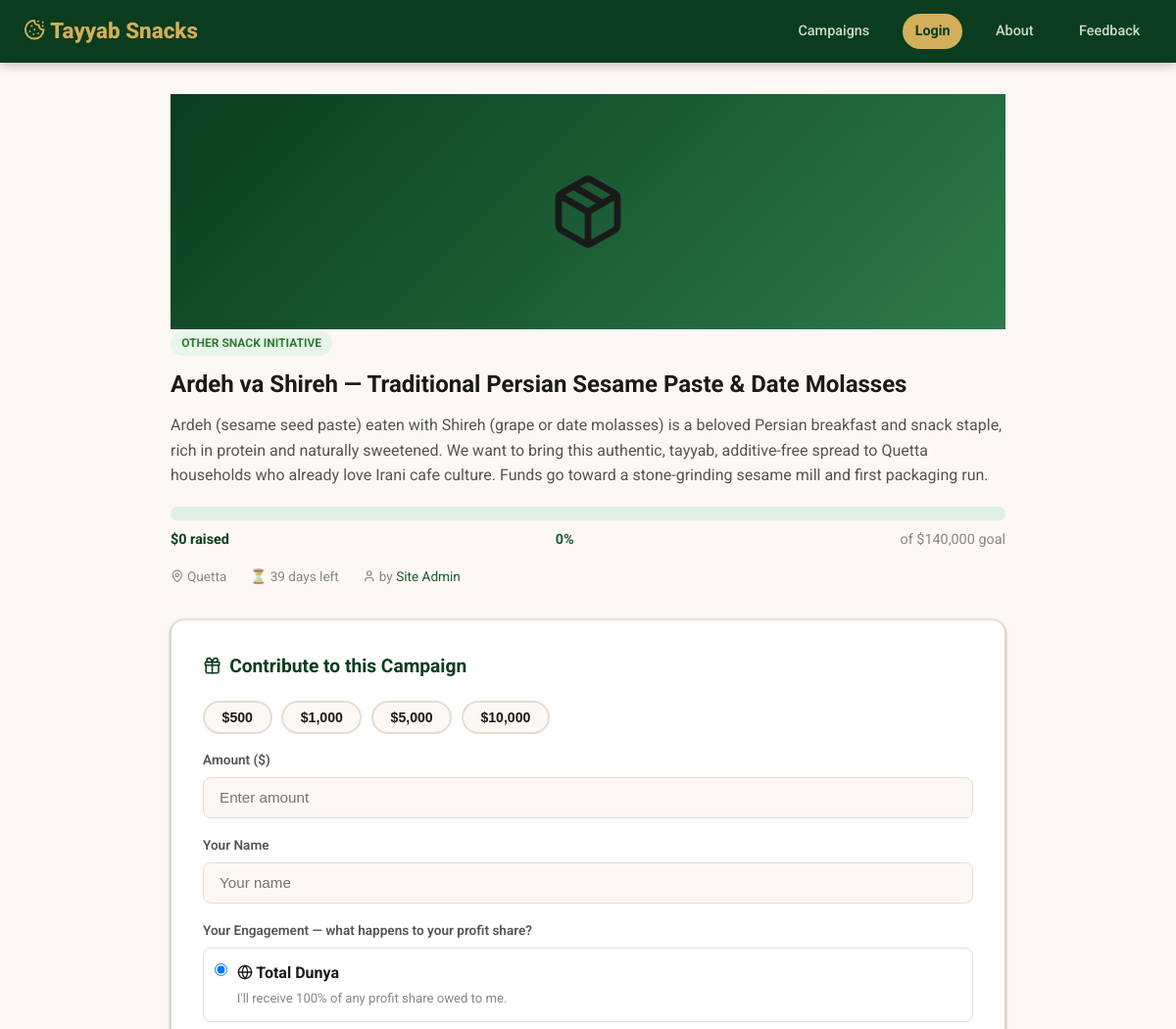
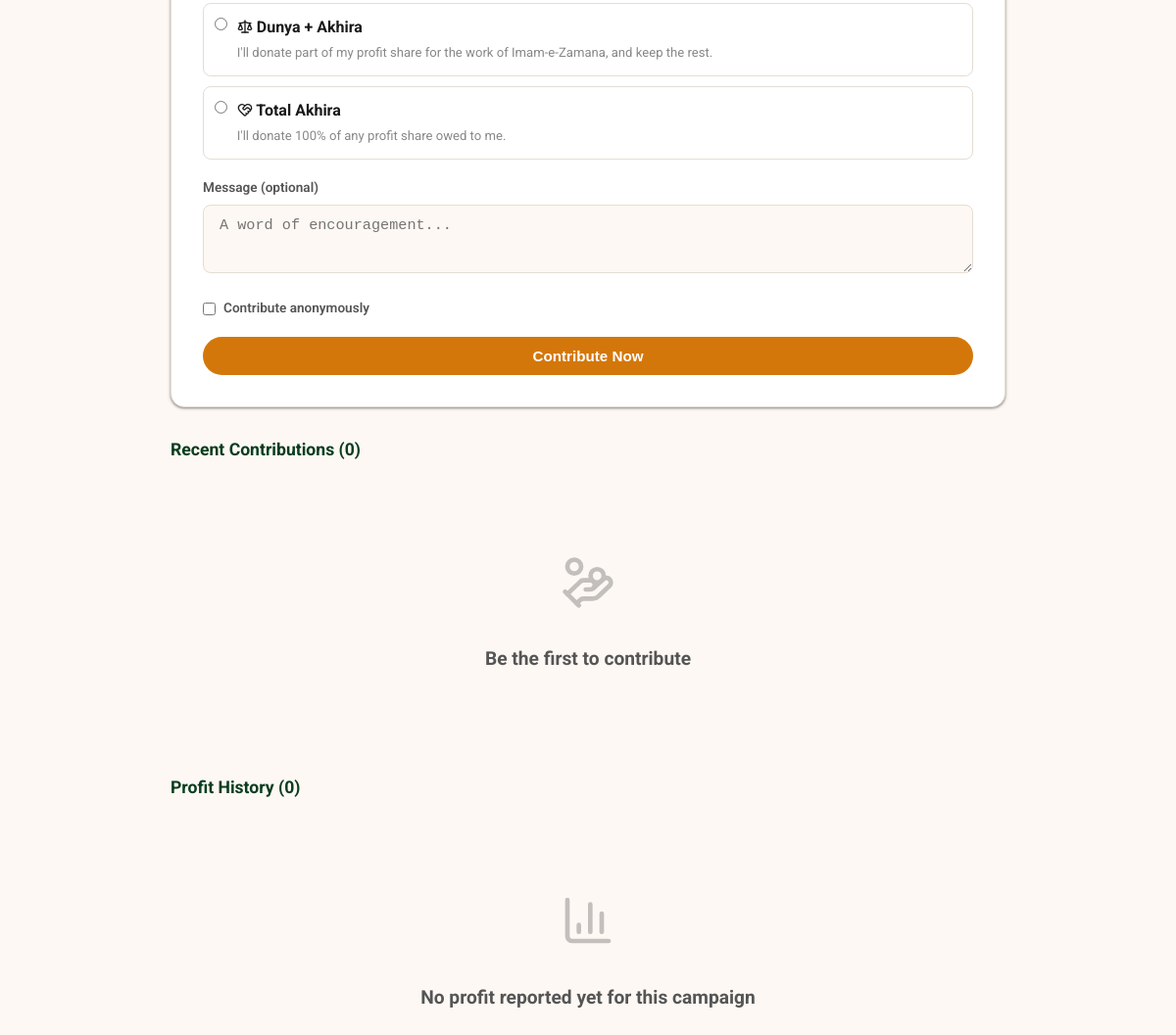
/campaign.php?id=1, run on the app's committed database (2 pictures, top to bottom).
### tables this page shows
CREATE TABLE IF NOT EXISTS campaigns (
    id            INT UNSIGNED AUTO_INCREMENT PRIMARY KEY,
    user_id       INT UNSIGNED NOT NULL,
    category_id   INT UNSIGNED,
    title         VARCHAR(200) NOT NULL,
    description   TEXT NOT NULL,
    goal_amount   DECIMAL(12,2) NOT NULL,
    raised_amount DECIMAL(12,2) DEFAULT 0.00,
    city          VARCHAR(100),
    image_url     VARCHAR(500),
    deadline      DATE,
    status        ENUM('pending','active','funded','closed','rejected') DEFAULT 'pending',
    created_at    TIMESTAMP DEFAULT CURRENT_TIMESTAMP,
    updated_by    INT UNSIGNED NULL,
    updated_at    TIMESTAMP NULL,
    FOREIGN KEY (user_id)     REFERENCES users(id) ON DELETE CASCADE,
    FOREIGN KEY (category_id) REFERENCES categories(id) ON DELETE SET NULL,
    FOREIGN KEY (updated_by)  REFERENCES users(id) ON DELETE SET NULL,
    INDEX idx_status (status),
    INDEX idx_user (user_id)
);

CREATE TABLE IF NOT EXISTS categories (
    id   INT UNSIGNED AUTO_INCREMENT PRIMARY KEY,
    name VARCHAR(100) NOT NULL,
    icon VARCHAR(30)
);

CREATE TABLE IF NOT EXISTS users (
    id         INT UNSIGNED AUTO_INCREMENT PRIMARY KEY,
    name       VARCHAR(100) NOT NULL,
    email      VARCHAR(150) NOT NULL UNIQUE,
    password   VARCHAR(255) NOT NULL,
    phone      VARCHAR(30),
    city       VARCHAR(100),
    country    VARCHAR(100) DEFAULT 'Pakistan',
    is_admin   TINYINT(1) DEFAULT 0,
    is_verified TINYINT(1) DEFAULT 0,
    verification_token   VARCHAR(64) NULL,
    verification_expires  DATETIME NULL,
    created_at TIMESTAMP DEFAULT CURRENT_TIMESTAMP,
    INDEX idx_email (email)
);

### campaign.php (the view, shortened to what this page needs)
<?php
require_once __DIR__ . '/db.php';
$user = auth();
$id = (int) ($_GET['id'] ?? 0);
$stmt = $pdo->prepare(
    'SELECT c.*, u.name AS creator_name, u.city AS creator_city, cat.name AS cat_name, cat.icon AS cat_icon,
            e.name AS editor_name, e.is_admin AS editor_is_admin
     FROM campaigns c JOIN users u ON u.id = c.user_id LEFT JOIN categories cat ON cat.id = c.category_id
     LEFT JOIN users e ON e.id = c.updated_by
     WHERE c.id = ?'
);
$stmt->execute([$id]);
$campaign = $stmt->fetch();
$contributions = $pdo->prepare('SELECT * FROM contributions WHERE campaign_id = ? ORDER BY created_at DESC LIMIT 20');
$contributions->execute([$id]);
$contributions = $contributions->fetchAll();
$profitReports = $pdo->prepare(
    "SELECT pr.*, (SELECT COALESCE(SUM(payout_amount),0) FROM profit_payouts WHERE profit_report_id = pr.id) AS total_payout,
            (SELECT COALESCE(SUM(donated_amount),0) FROM profit_payouts WHERE profit_report_id = pr.id) AS total_donated
     FROM profit_reports pr WHERE pr.campaign_id = ? ORDER BY pr.created_at DESC"
);
$profitReports->execute([$id]);
$profitReports = $profitReports->fetchAll();
$pct = progressPct((float) $campaign['raised_amount'], (float) $campaign['goal_amount']);
$daysLeft = $campaign['deadline'] ? max(0, (int) ((strtotime($campaign['deadline']) - time()) / 86400)) : null;
?>
<!DOCTYPE html>
<html lang="en">
<head>
<link rel="stylesheet" href="style.css">
</head>
<body>
<nav class="navbar">
    <a class="nav-brand" href="index.php"><i data-lucide="cookie" class="lucide-icon"></i> <?= e(SITE_NAME) ?></a>
    <div class="nav-links">
        <a href="campaigns.php">Campaigns</a>
        <?php if ($user): ?><span class="nav-user"><i data-lucide="user" class="lucide-icon"></i> <?= e($user['name']) ?></span><a href="dashboard.php">Dashboard</a><a href="logout.php" class="nav-btn">Logout</a>
        <?php else: ?><a href="login.php" class="nav-btn">Login</a><?php endif; ?>
        <a href="about.php">About</a>
        <a href="feedback.php">Feedback</a>
    </div>
</nav>
<div class="dashboard-wrap" style="max-width:900px">
    <div class="card">
        <div class="campaign-img" style="height:240px;font-size:5rem">
            <?php if ($campaign['image_url']): ?><img src="<?= e($campaign['image_url']) ?>" alt=""><?php else: ?><?= catIcon($campaign['cat_icon'] ?: 'cookie') ?><?php endif; ?>
        </div>
        <div class="card-body">
            <?php if ($campaign['cat_name']): ?><span class="badge badge-active" style="margin-bottom:.6rem;display:inline-block"><?= e($campaign['cat_name']) ?></span><?php endif; ?>
            <div style="display:flex;align-items:center;gap:.7rem;flex-wrap:wrap">
                <h1 style="font-size:1.5rem;margin-bottom:.6rem"><?= e($campaign['title']) ?></h1>
            </div>
            <p style="color:var(--text-mid);white-space:pre-line;margin-bottom:1.2rem"><?= e($campaign['description']) ?></p>
            <div class="prog-wrap">
                <div class="prog-bar" style="height:14px"><div class="prog-fill" style="width:<?= $pct ?>%"></div></div>
                <div class="prog-labels" style="font-size:.9rem;margin-top:.5rem">
                    <span class="prog-raised">$<?= number_format((float) $campaign['raised_amount']) ?> raised</span>
                    <span class="prog-pct"><?= $pct ?>%</span>
                    <span class="prog-goal">of $<?= number_format((float) $campaign['goal_amount']) ?> goal</span>
                </div>
            </div>
            <div style="display:flex;gap:1.5rem;margin-top:1rem;font-size:.85rem;color:var(--text-light)">
                <span><i data-lucide="map-pin" class="lucide-icon"></i> <?= e($campaign['city'] ?: 'N/A') ?></span>
                <span>⏳ <?= $daysLeft !== null ? $daysLeft . ' days left' : 'No deadline' ?></span>
                <span><i data-lucide="user" class="lucide-icon"></i> by <a href="#"><?= e($campaign['creator_name']) ?></a></span>
            </div>
        </div>
    </div>
    <div class="contribute-section">
        <h3><i data-lucide="gift" class="lucide-icon"></i> Contribute to this Campaign</h3>
        <form method="post" id="contribForm">
            <div class="amount-presets">
                <?php foreach ([500, 1000, 5000, 10000] as $amt): ?>
                    <button type="button" class="preset-btn" onclick="document.getElementById('amountInput').value=<?= $amt ?>">$<?= number_format($amt) ?></button>
                <?php endforeach; ?>
            </div>
            <div class="form-group">
                <label class="form-label">Amount ($)</label>
                <input type="number" name="amount" id="amountInput" class="form-control" min="100" step="50" placeholder="Enter amount" required>
            </div>
            <?php if (!$user): ?>
            <div class="form-group">
                <label class="form-label">Your Name</label>
                <input type="text" name="donor_name" class="form-control" placeholder="Your name" required>
            </div>
            <?php endif; ?>
            <div class="form-group">
                <label class="form-label">Your Engagement — what happens to your profit share?</label>
                <div style="display:flex;flex-direction:column;gap:.6rem">
                    <label style="display:flex;align-items:start;gap:.6rem;cursor:pointer;padding:.7rem;border:1.5px solid var(--border);border-radius:var(--radius-sm)">
                        <input type="radio" name="engagement" value="dunya" checked onchange="toggleAkhiraSlider()" style="width:auto;margin-top:.2rem">
                        <span><strong><i data-lucide="globe" class="lucide-icon"></i> Total Dunya</strong><br><span style="font-size:.82rem;color:var(--text-light)">I'll receive 100% of any profit share owed to me.</span></span>
                    </label>
                    <label style="display:flex;align-items:start;gap:.6rem;cursor:pointer;padding:.7rem;border:1.5px solid var(--border);border-radius:var(--radius-sm)">
                        <input type="radio" name="engagement" value="mixed" onchange="toggleAkhiraSlider()" style="width:auto;margin-top:.2rem">
                        <span><strong><i data-lucide="scale" class="lucide-icon"></i> Dunya + Akhira</strong><br><span style="font-size:.82rem;color:var(--text-light)">I'll donate part of my profit share for the work of Imam-e-Zamana, and keep the rest.</span></span>
                    </label>
                    <label style="display:flex;align-items:start;gap:.6rem;cursor:pointer;padding:.7rem;border:1.5px solid var(--border);border-radius:var(--radius-sm)">
                        <input type="radio" name="engagement" value="akhira" onchange="toggleAkhiraSlider()" style="width:auto;margin-top:.2rem">
                        <span><strong><i data-lucide="heart-handshake" class="lucide-icon"></i> Total Akhira</strong><br><span style="font-size:.82rem;color:var(--text-light)">I'll donate 100% of any profit share owed to me.</span></span>
                    </label>
                </div>
            </div>
            <div class="form-group">
                <label class="form-label">Message (optional)</label>
                <textarea name="message" class="form-control" placeholder="A word of encouragement..." style="min-height:70px"></textarea>
            </div>
            <div class="form-group">
                <label class="form-label" style="display:flex;align-items:center;gap:.5rem;cursor:pointer">
                    <input type="checkbox" name="is_anonymous" value="1" style="width:auto">
                    Contribute anonymously
                </label>
            </div>
            <button type="submit" class="btn btn-amber btn-full">Contribute Now</button>
        </form>
    </div>
    <h3 style="margin:1.8rem 0 1rem;font-size:1.1rem;color:var(--green-deep)">Recent Contributions (<?= count($contributions) ?>)</h3>
    <div class="card">
        <?php if (!$contributions): ?>
            <div class="empty-state"><div class="icon"><i data-lucide="hand-coins" class="lucide-icon"></i></div><h3>Be the first to contribute</h3></div>
        <?php endif; ?>
    </div>
    <h3 style="margin:1.8rem 0 1rem;font-size:1.1rem;color:var(--green-deep)">Profit History (<?= count($profitReports) ?>)</h3>
    <div class="card">
        <?php if (!$profitReports): ?>
            <div class="empty-state"><div class="icon"><i data-lucide="bar-chart-3" class="lucide-icon"></i></div><h3>No profit reported yet for this campaign</h3></div>
        <?php endif; ?>
    </div>
</div>
</body>
</html>

### style.css (style rules this page uses)
:root { --green-deep: #0a3d1f; --green-mid: #1a5c33; --green-light: #2d7a4a; --amber: #d4770a; --amber-light: #f59e0b; --gold: #d4af5a; --gold-dark: #b8973b; --cream: #fdf8f3; --white: #ffffff; --text: #1a1a1a; --text-mid: #555; --text-light: #888; --border: #e5ddd4; --shadow: 0 1px 2px rgba(0,0,0,.30), 0 1px 3px 1px rgba(0,0,0,.15); --shadow-lg: 0 1px 3px rgba(0,0,0,.30), 0 4px 8px 3px rgba(0,0,0,.15); --radius-sm: 8px; --radius: 14px; --radius-lg: 16px; --radius-full: 999px; --transition: .2s cubic-bezier(.4,0,.2,1); }
*, *::before, *::after { box-sizing: border-box; margin: 0; padding: 0; }
body { font-family: 'Roboto', 'Segoe UI', system-ui, sans-serif; background: var(--cream); color: var(--text); line-height: 1.6; }
a { color: var(--green-mid); text-decoration: none; }
.navbar { background: var(--green-deep); padding: 0 1.5rem; display: flex; align-items: center; justify-content: space-between; height: 64px; position: sticky; top: 0; z-index: 100; box-shadow: 0 2px 12px rgba(0,0,0,.25); }
.nav-brand { font-size: 1.4rem; font-weight: 800; color: var(--gold); }
.nav-links { display: flex; align-items: center; gap: 1.3rem; }
.nav-links a { color: rgba(255,255,255,.8); font-size: .9rem; font-weight: 500; padding: .4rem .8rem; border-radius: 6px; transition: var(--transition); }
.nav-btn { background: var(--gold) !important; color: var(--green-deep) !important; font-weight: 700 !important; border-radius: 20px !important; }
.lucide-icon { width: 1em; height: 1em; stroke: currentColor; stroke-width: 2; vertical-align: -0.125em; flex-shrink: 0; display: inline-block; }
.btn { display: inline-flex; align-items: center; gap: .4rem; padding: .7rem 1.6rem; border-radius: 25px; font-size: .95rem; font-weight: 600; cursor: pointer; border: none; transition: var(--transition); text-decoration: none; }
.btn-amber { background: var(--amber); color: var(--white); }
.btn-full { width: 100%; justify-content: center; }
.campaign-img { height: 180px; background: linear-gradient(135deg, var(--green-deep), var(--green-light)); display: flex; align-items: center; justify-content: center; font-size: 4rem; position: relative; }
.prog-wrap { margin-bottom: .7rem; }
.prog-bar { background: #e0f0e6; border-radius: 8px; height: 9px; overflow: hidden; }
.prog-labels { display: flex; justify-content: space-between; font-size: .78rem; margin-top: .35rem; }
.prog-raised { font-weight: 700; color: var(--green-deep); }
.prog-goal { color: var(--text-light); }
.prog-pct { color: var(--green-mid); font-weight: 700; }
.contribute-section { background: var(--white); border-radius: var(--radius); padding: 2rem; box-shadow: var(--shadow); border: 1.5px solid var(--border); margin-top: 2rem; }
.contribute-section h3 { font-size: 1.2rem; font-weight: 700; color: var(--green-deep); margin-bottom: 1.2rem; display: flex; align-items: center; gap: .5rem; }
.amount-presets { display: flex; gap: .6rem; flex-wrap: wrap; margin-bottom: 1rem; }
.preset-btn { padding: .45rem 1.1rem; border: 2px solid var(--border); border-radius: 20px; font-size: .88rem; font-weight: 600; cursor: pointer; background: var(--cream); color: var(--text); transition: var(--transition); }
.form-group { margin-bottom: 1.1rem; }
.form-label { display: block; font-size: .85rem; font-weight: 600; color: var(--text-mid); margin-bottom: .4rem; }
.form-control { width: 100%; padding: .7rem 1rem; border: 1.5px solid var(--border); border-radius: var(--radius-sm); font-size: .95rem; color: var(--text); background: var(--cream); outline: none; transition: var(--transition); }
textarea.form-control { min-height: 110px; resize: vertical; }
.dashboard-wrap { max-width: 960px; margin: 2rem auto; padding: 0 1.5rem; }
.badge { display: inline-block; padding: .2rem .7rem; border-radius: 12px; font-size: .75rem; font-weight: 700; text-transform: uppercase; }
.badge-active { background: #e8f5e9; color: #2e7d32; }
.empty-state { text-align: center; padding: 4rem 1rem; color: var(--text-light); }
.empty-state .icon { font-size: 3.5rem; margin-bottom: 1rem; opacity: .5; }
.empty-state h3 { font-size: 1.2rem; color: var(--text-mid); margin-bottom: .5rem; }
.nav-brand { min-width: 0; overflow: hidden; text-overflow: ellipsis; white-space: nowrap; }

### data on the page
campaigns: category.name "OTHER SNACK INITIATIVE", title "Ardeh va Shireh — Traditional Persian Sesame Paste & Date Molasses", description "Ardeh (sesame seed paste) eaten with Shireh (grape or date molasses) is a beloved Persian breakfast and snack staple, rich in protein and naturally sweetened. We want to bring this authentic, tayyab, additive-free spread to Quetta households who already love Irani cafe culture. Funds go toward a stone-grinding sesame mill and first packaging run.", raised_amount "0", pct "0", goal_amount "140,000", city "Quetta", deadline "39", user.name "Site Admin"

### other printed values
SITE_NAME "Tayyab Snacks"
$amt "500"
$amt "1,000"
$amt "5,000"
$amt "10,000"
count($contributions) "0"
count($profitReports) "0"
